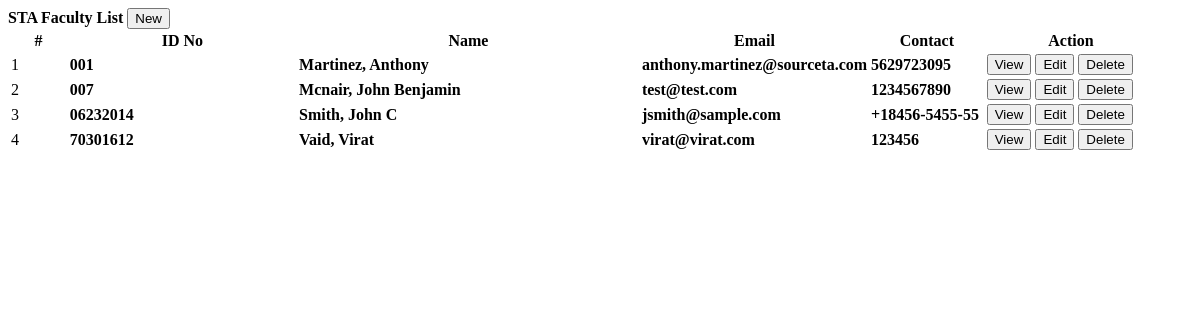
The app's page /scheduling/admin/faculty.php with its own data.
### tables this page shows
CREATE TABLE `faculty` (
  `id` int(30) NOT NULL,
  `id_no` varchar(100) NOT NULL,
  `firstname` varchar(100) NOT NULL,
  `middlename` varchar(100) NOT NULL,
  `lastname` varchar(100) NOT NULL,
  `contact` varchar(100) NOT NULL,
  `gender` varchar(100) NOT NULL,
  `address` text NOT NULL,
  `email` varchar(200) NOT NULL,
  `password` varchar(100) NOT NULL
);

### scheduling/admin/faculty.php (the view, shortened to what this page needs)
<?php include('db_connect.php');?>
<div class="container-fluid">
	<div class="col-lg-12">
		<div class="row">
			<div class="col-md-12">
				<div class="card">
					<div class="card-header">
						<b>STA Faculty List</b>
						<span class="">
							<button class="btn btn-primary btn-block btn-sm col-sm-2 float-right" type="button" id="new_faculty">
					<i class="fa fa-plus"></i> New</button>
				</span>
					</div>
					<div class="card-body">
						<table class="table table-bordered table-condensed table-hover">
							<colgroup>
								<col width="5%">
								<col width="20%">
								<col width="30%">
								<col width="20%">
								<col width="10%">
								<col width="15%">
							</colgroup>
							<thead>
								<tr>
									<th class="text-center">#</th>
									<th class="">ID No</th>
									<th class="">Name</th>
									<th class="">Email</th>
									<th class="">Contact</th>
									<th class="text-center">Action</th>
								</tr>
							</thead>
							<tbody>
								<?php
								$i = 1;
								$faculty =  $conn->query("SELECT *,concat(lastname,', ',firstname,' ',middlename) as name from faculty order by concat(lastname,', ',firstname,' ',middlename) asc");
								while($row=$faculty->fetch_assoc()):
								?>
								<tr>
									<td class="text-center"><?php echo $i++ ?></td>
									<td class="">
										 <p><b><?php echo $row['id_no'] ?></b></p>
									</td>
									<td class="">
										 <p><b><?php echo ucwords($row['name']) ?></b></p>
									</td>
									<td class="">
										 <p><b><?php echo $row['email'] ?></b></p>
									</td>
									<td class="text-right">
										 <p><b><?php echo $row['contact'] ?></b></p>
									</td>
									<td class="text-center">
										<button class="btn btn-sm btn-outline-primary view_faculty" type="button" data-id="<?php echo $row['id'] ?>" >View</button>
										<button class="btn btn-sm btn-outline-primary edit_faculty" type="button" data-id="<?php echo $row['id'] ?>" >Edit</button>
										<button class="btn btn-sm btn-outline-danger delete_faculty" type="button" data-id="<?php echo $row['id'] ?>">Delete</button>
									</td>
								</tr>
								<?php endwhile; ?>
							</tbody>
						</table>
					</div>
				</div>
			</div>
		</div>
	</div>
</div>

### scheduling/admin/faculty.php (style rules this page uses)
td { vertical-align: middle !important; }
td p { margin: unset }

### records on screen
faculty: id_no "001", name "Martinez, Anthony", email "anthony.martinez@sourceta.com", contact "5629723095"
faculty: id_no "007", name "Mcnair, John Benjamin", email "test@test.com", contact "1234567890"
faculty: id_no "06232014", name "Smith, John C", email "jsmith@sample.com", contact "+18456-5455-55"
faculty: id_no "70301612", name "Vaid, Virat", email "virat@virat.com", contact "123456"
